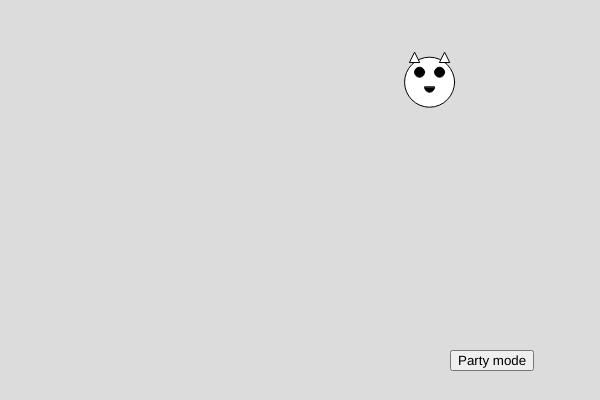
Frame 1 (no input)
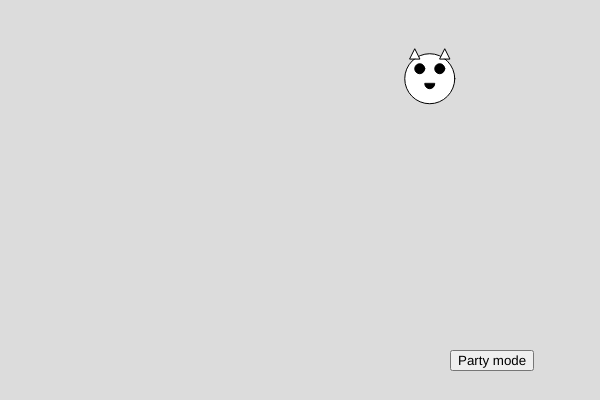
Frame 60 (no input)
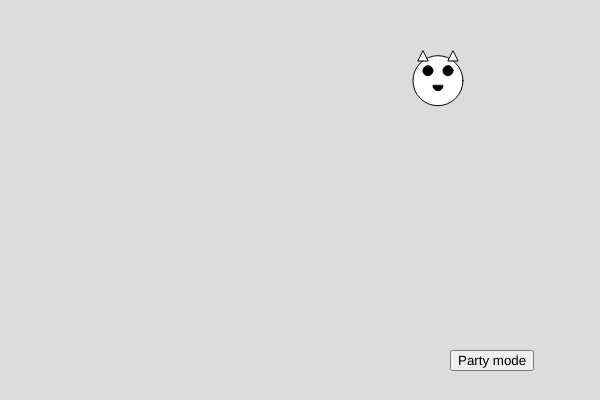
Frame 120 (the mouse pressed at the canvas centre since frame 60)

The p5.js sketch that drew these frames (run headless with seeded random() and noise() and a simulated clock; from frame 60 on, the mouse is pressed at the canvas centre):

// p5.js sketch
// ── sketch.js
let creature;
let button1;

function setup() {
  createCanvas(600, 400);

  let posX = random(width);
  let posY = random(height);

  // Create a new instance of the Creature class
  creature = new Creature(posX, posY, 50);

  // Create a "Party mode" button and set its position and click event
  button1 = createButton('Party mode');
  button1.position(450, 350);
  button1.mousePressed(changeColors);
}

function draw() {
  // Set the background color to the creature's background color
  background(creature.backgroundColor);

  // Call the move method of the creature to update its position
  creature.move();

  // Check for key presses to control creature movement
  // Move right if the RIGHT_ARROW key is pressed
  if (keyIsDown(RIGHT_ARROW)) {
    creature.moveRight();
  }

  // Move up if the UP_ARROW key is pressed
  if (keyIsDown(UP_ARROW)) {
    creature.moveUp();
  }

  // Move left if the LEFT_ARROW key is pressed
  if (keyIsDown(LEFT_ARROW)) {
    creature.moveLeft();
  }

  // Move down if the DOWN_ARROW key is pressed
  if (keyIsDown(DOWN_ARROW)) {
    creature.moveDown();
  }

  // Call the display method to draw the creature
  creature.display();
}

// Function to change colors when the "Party mode" button is clicked
function changeColors() {
  creature.changeColor();
  creature.changeBackgroundColor();
}

// class for the Creature
class Creature {
  constructor(x, y, radius) {
    this.x = x;
    this.y = y;
    this.radius = radius;
    this.eyeSize = 10;
    this.color = color(255, 255, 255);
    this.backgroundColor = color(220);
  }

  // To update the creature's position with random movements
  move() {
    this.x += random(-2, 2);
    this.y += random(-2, 2);
    this.x = constrain(this.x, 0, width - 5);
    this.y = constrain(this.y, 0, height - 5);
  }

  // to move the creature to the right
  moveRight() {
    this.x += 2;
  }

  // To move the creature upward
  moveUp() {
    this.y -= 2;
  }

  // to move the creature to the left
  moveLeft() {
    this.x -= 2;
  }

  // To move the creature downward
  moveDown() {
    this.y += 2;
  }

  // Method to set the creature's position to random coordinates
  randomMove() {
    this.x = random(width);
    this.y = random(height);
  }

  // Method to draw the creature
  display() {
    fill(this.color);
    ellipse(this.x, this.y, this.radius);
    fill(0);
    ellipse(this.x - 10, this.y - 10, this.eyeSize);
    ellipse(this.x + 10, this.y - 10, this.eyeSize);
    arc(this.x, this.y + 5, 10, 10, 0, PI, CHORD);

    fill(this.color);
    triangle(this.x - 20, this.y - 20, this.x - 15, this.y - 30, this.x - 10, this.y - 20);
    triangle(this.x + 20, this.y - 20, this.x + 15, this.y - 30, this.x + 10, this.y - 20);
  }

  // Change the color of the creature
  changeColor() {
    this.color = color(random(255), random(255), random(255));
  }

  // Change the background color behind the creature
  changeBackgroundColor() {
    this.backgroundColor = color(random(255), random(255), random(255));
  }
}
